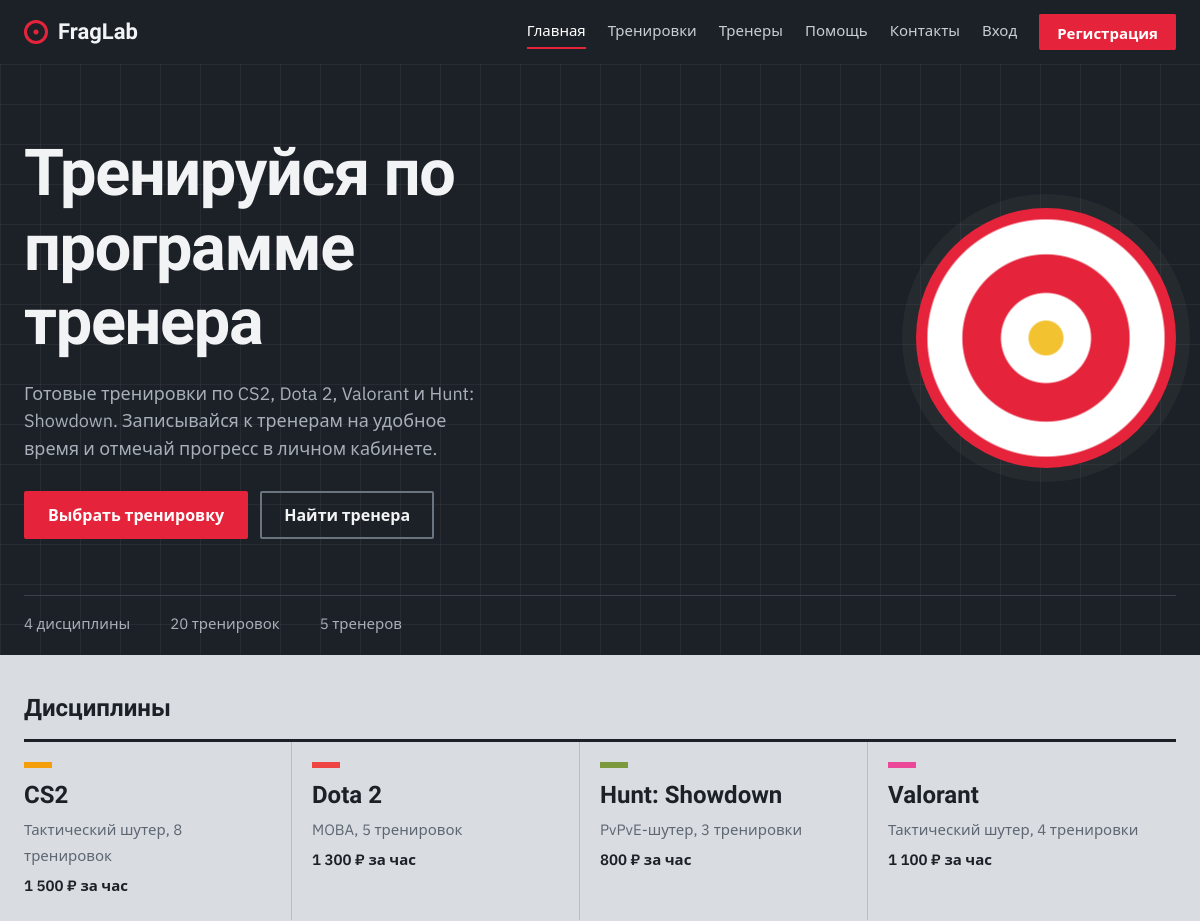
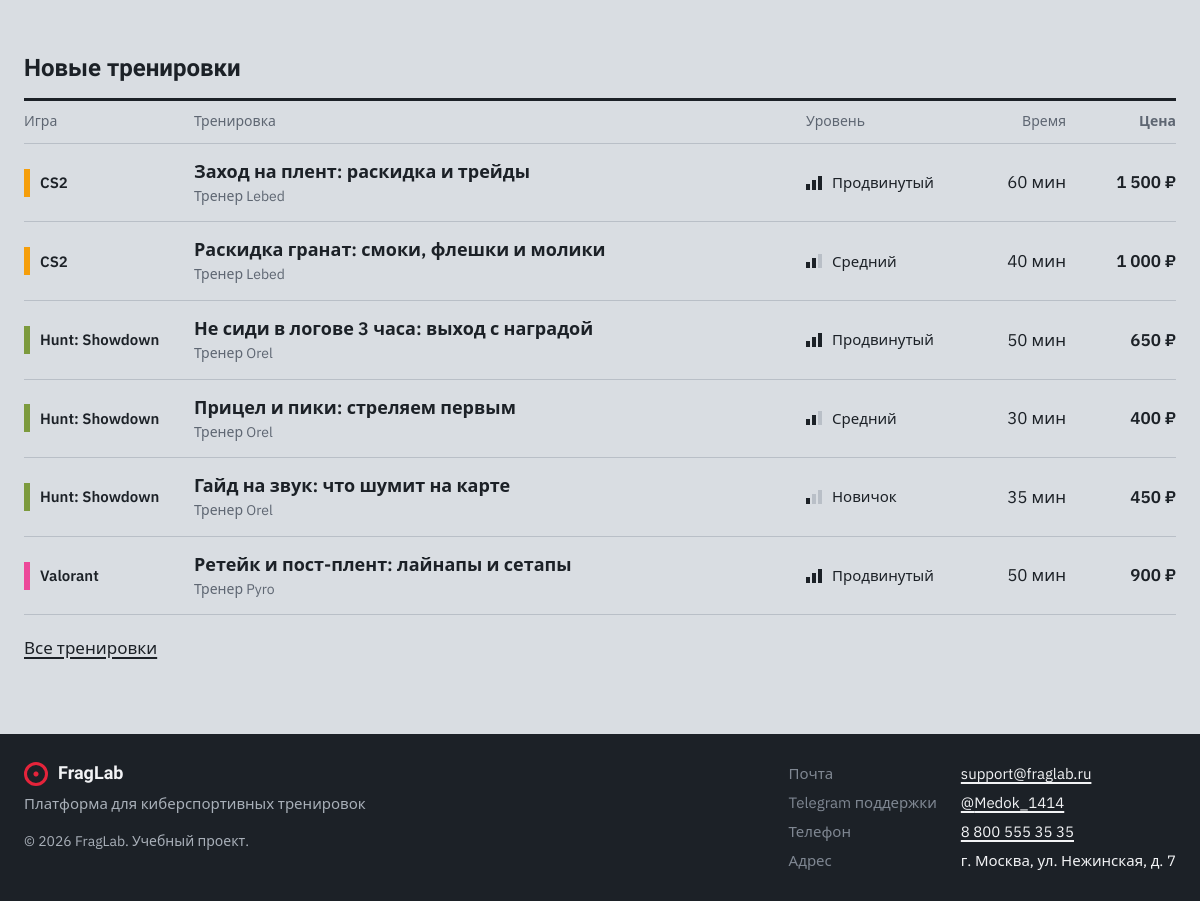
The page / on the database its author committed (2 pictures, top to bottom).
### tables this page shows
CREATE TABLE games (
    id          INT AUTO_INCREMENT PRIMARY KEY,
    name        VARCHAR(50)  NOT NULL UNIQUE,
    genre       VARCHAR(50)  NOT NULL,
    description TEXT         NOT NULL,
    color       VARCHAR(7)   NOT NULL DEFAULT '#7C3AED',
     
    hour_price  INT          NOT NULL DEFAULT 1000
);

CREATE TABLE trainings (
    id           INT AUTO_INCREMENT PRIMARY KEY,
    title        VARCHAR(150) NOT NULL,
    game_id      INT          NOT NULL,
    coach_id     INT          NULL,
    level        ENUM('Новичок','Средний','Продвинутый') NOT NULL DEFAULT 'Новичок',
    duration_min SMALLINT     NOT NULL,
    description  TEXT         NOT NULL,
    created_at   DATETIME     NOT NULL DEFAULT CURRENT_TIMESTAMP,
    FOREIGN KEY (game_id)  REFERENCES games(id)   ON DELETE CASCADE,
    FOREIGN KEY (coach_id) REFERENCES coaches(id) ON DELETE SET NULL
);

CREATE TABLE coaches (
    id               INT AUTO_INCREMENT PRIMARY KEY,
    full_name        VARCHAR(100) NOT NULL,
    nickname         VARCHAR(50)  NOT NULL,
    game_id          INT          NOT NULL,
    experience_years TINYINT      NOT NULL DEFAULT 1,
    bio              TEXT         NOT NULL,
    FOREIGN KEY (game_id) REFERENCES games(id) ON DELETE CASCADE
);

### config.php (called while the page is built, shortened)
<?php
function e($value): string
{
    return htmlspecialchars((string)$value, ENT_QUOTES, 'UTF-8');
}
function plural(int $n, string $one, string $few, string $many): string
{
    $mod10 = $n % 10;
    $mod100 = $n % 100;
    if ($mod10 === 1 && $mod100 !== 11) {
        $word = $one;
    } elseif ($mod10 >= 2 && $mod10 <= 4 && ($mod100 < 12 || $mod100 > 14)) {
        $word = $few;
    } else {
        $word = $many;
    }
    return "$n $word";
}
function training_price(int $hourPrice, int $minutes): int
{
    return (int)(round($hourPrice * $minutes / 60 / 50) * 50);
}
function rub(int $amount): string
{
    return number_format($amount, 0, '', ' ') . ' ₽';
}
function current_user(): ?array
{
    return $_SESSION['user'] ?? null;
}

### index.php (the view, shortened to what this page needs)
<?php
require 'config.php';
$games = $pdo->query(
    'SELECT g.*, COUNT(t.id) AS trainings_count
     FROM games g LEFT JOIN trainings t ON t.game_id = g.id
     GROUP BY g.id ORDER BY g.name'
)->fetchAll();
$latest = $pdo->query(
    'SELECT t.*, g.name AS game, g.color, g.hour_price, c.nickname AS coach
     FROM trainings t
     JOIN games g ON g.id = t.game_id
     LEFT JOIN coaches c ON c.id = t.coach_id
     ORDER BY t.created_at DESC, t.id DESC LIMIT 6'
)->fetchAll();
$trainingsTotal = (int)$pdo->query('SELECT COUNT(*) FROM trainings')->fetchColumn();
$coachesTotal = (int)$pdo->query('SELECT COUNT(*) FROM coaches')->fetchColumn();
$fullWidth = true;
require 'includes/header.php';
?>
<section class="hero">
    <div class="container hero-inner">
        <div class="hero-text">
            <h1>Тренируйся по программе тренера</h1>
            <p>Готовые тренировки по CS2, Dota 2, Valorant и Hunt: Showdown. Записывайся к тренерам на удобное время и отмечай прогресс в личном кабинете.</p>
            <div class="hero-actions">
                <a href="trainings.php" class="btn">Выбрать тренировку</a>
                <a href="coaches.php" class="btn btn-outline">Найти тренера</a>
            </div>
        </div>
        <div class="hero-mark" aria-hidden="true"></div>
    </div>
    <div class="container">
        <div class="hero-stats">
            <span><?= plural(count($games), 'дисциплина', 'дисциплины', 'дисциплин') ?></span>
            <span><?= plural($trainingsTotal, 'тренировка', 'тренировки', 'тренировок') ?></span>
            <span><?= plural($coachesTotal, 'тренер', 'тренера', 'тренеров') ?></span>
        </div>
    </div>
</section>
<div class="container main">
    <h2 class="section-title">Дисциплины</h2>
    <div class="games">
        <?php foreach ($games as $g): ?>
            <a href="trainings.php?game=<?= $g['id'] ?>" class="game" style="--game: <?= e($g['color']) ?>">
                <h3><?= e($g['name']) ?></h3>
                <span><?= e($g['genre']) ?>, <?= plural((int)$g['trainings_count'], 'тренировка', 'тренировки', 'тренировок') ?></span>
                <span class="game-price"><?= rub((int)$g['hour_price']) ?> за час</span>
            </a>
        <?php endforeach; ?>
    </div>
    <h2 class="section-title">Новые тренировки</h2>
    <div class="board">
        <?php include 'includes/board_head.php'; ?>
        <?php foreach ($latest as $t) include 'includes/card.php'; ?>
    </div>
    <p style="margin-top: 20px"><a href="trainings.php">Все тренировки</a></p>
</div>
<?php require 'includes/footer.php'; ?>

### includes/header.php (shortened to what this page needs)
<?php
$user = current_user();
$page = basename($_SERVER['SCRIPT_NAME']);
$base = isset($inAdmin) ? '../' : '';
$menu = [
    'index.php'     => 'Главная',
    'trainings.php' => 'Тренировки',
    'coaches.php'   => 'Тренеры',
    'help.php'      => 'Помощь',
    'contacts.php'  => 'Контакты',
];
?>
<!DOCTYPE html>
<html lang="ru">
<head>
    <link rel="stylesheet" href="<?= $base ?>assets/style.css">
</head>
<body>
<header class="header">
    <div class="container header-inner">
        <a href="<?= $base ?>index.php" class="logo">FragLab</a>
        <nav class="nav" id="nav">
            <?php foreach ($menu as $file => $label): ?>
                <a href="<?= $base . $file ?>" class="<?= $page === $file && !isset($inAdmin) ? 'active' : '' ?>"><?= $label ?></a>
            <?php endforeach; ?>
            <?php if ($user): ?>
                <?php if (is_admin()): ?>
                    <a href="<?= $base ?>admin/index.php" class="<?= isset($inAdmin) ? 'active' : '' ?>">Админ-панель</a>
                <?php endif; ?>
                <a href="<?= $base ?>cabinet.php" class="<?= $page === 'cabinet.php' ? 'active' : '' ?>">Кабинет (<?= e($user['username']) ?>)</a>
                <a href="<?= $base ?>logout.php" class="nav-muted">Выйти</a>
            <?php else: ?>
                <a href="<?= $base ?>login.php" class="<?= $page === 'login.php' ? 'active' : '' ?>">Вход</a>
                <a href="<?= $base ?>register.php" class="btn btn-small">Регистрация</a>
            <?php endif; ?>
        </nav>
    </div>
</header>
<?php if (empty($fullWidth)): ?>
<main class="container main">
<?php else: ?>
<main class="main-full">
<?php endif; ?>

### includes/board_head.php
<div class="board-head">
    <span>Игра</span><span>Тренировка</span><span>Уровень</span><span class="row-time">Время</span><span class="row-price">Цена</span>
</div>

### includes/card.php
<?php
$levelNum = ['Новичок' => 1, 'Средний' => 2, 'Продвинутый' => 3][$t['level']];
?>
<a href="training.php?id=<?= $t['id'] ?>" class="board-row" style="--game: <?= e($t['color']) ?>">
    <span class="row-game"><?= e($t['game']) ?></span>
    <span class="row-title">
        <?= e($t['title']) ?>
        <?php if (!empty($t['coach'])): ?><small>Тренер <?= e($t['coach']) ?></small><?php endif; ?>
    </span>
    <span class="level"><span class="bars l<?= $levelNum ?>"><i></i><i></i><i></i></span><?= e($t['level']) ?></span>
    <span class="row-time"><?= $t['duration_min'] ?> мин</span>
    <span class="row-price"><?= rub(training_price((int)$t['hour_price'], (int)$t['duration_min'])) ?></span>
</a>

### includes/footer.php (shortened to what this page needs)
</main>
<footer class="footer">
    <div class="container footer-inner">
        <div>
            <div class="logo">FragLab</div>
            <p>Платформа для киберспортивных тренировок</p>
            <p class="footer-copy">© <?= date('Y') ?> FragLab. Учебный проект.</p>
        </div>
        <dl class="footer-contacts">
            <dt>Почта</dt>
            <dd><a href="mailto:<?= SUPPORT_EMAIL ?>"><?= SUPPORT_EMAIL ?></a></dd>
            <dt>Telegram поддержки</dt>
            <dd><a href="https://t.me/<?= SUPPORT_TG ?>" target="_blank" rel="noopener">@<?= SUPPORT_TG ?></a></dd>
            <dt>Телефон</dt>
            <dd><a href="tel:<?= str_replace(' ', '', SUPPORT_PHONE) ?>"><?= SUPPORT_PHONE ?></a></dd>
            <dt>Адрес</dt>
            <dd><?= OFFICE_ADDRESS ?></dd>
        </dl>
    </div>
</footer>
</body>
</html>

### rows shown on the page
games: name "CS2", genre "Тактический шутер", trainings_count "8 тренировок", hour_price "1 500 ₽"
games: name "Dota 2", genre "MOBA", trainings_count "5 тренировок", hour_price "1 300 ₽"
games: name "Hunt: Showdown", genre "PvPvE-шутер", trainings_count "3 тренировки", hour_price "800 ₽"
games: name "Valorant", genre "Тактический шутер", trainings_count "4 тренировки", hour_price "1 100 ₽"
trainings: game.name "CS2", title "Заход на плент: раскидка и трейды", coach.nickname "Lebed", level "Продвинутый", duration_min "60", game+duration_min "1 500 ₽"
trainings: game.name "CS2", title "Раскидка гранат: смоки, флешки и молики", coach.nickname "Lebed", level "Средний", duration_min "40", game+duration_min "1 000 ₽"
trainings: game.name "Hunt: Showdown", title "Не сиди в логове 3 часа: выход с наградой", coach.nickname "Orel", level "Продвинутый", duration_min "50", game+duration_min "650 ₽"
trainings: game.name "Hunt: Showdown", title "Прицел и пики: стреляем первым", coach.nickname "Orel", level "Средний", duration_min "30", game+duration_min "400 ₽"
trainings: game.name "Hunt: Showdown", title "Гайд на звук: что шумит на карте", coach.nickname "Orel", level "Новичок", duration_min "35", game+duration_min "450 ₽"
trainings: game.name "Valorant", title "Ретейк и пост-плент: лайнапы и сетапы", coach.nickname "Pyro", level "Продвинутый", duration_min "50", game+duration_min "900 ₽"

### other values the page prints
$label "Главная"
$label "Тренировки"
$label "Тренеры"
$label "Помощь"
$label "Контакты"
plural(count($games), 'дисциплина', 'дисциплины', 'дисциплин') "4 дисциплины"
plural($trainingsTotal, 'тренировка', 'тренировки', 'тренировок') "20 тренировок"
plural($coachesTotal, 'тренер', 'тренера', 'тренеров') "5 тренеров"
SUPPORT_EMAIL "support@fraglab.ru"
SUPPORT_TG "Medok_1414"
SUPPORT_PHONE "8 800 555 35 35"
OFFICE_ADDRESS "г. Москва, ул. Нежинская, д. 7"
